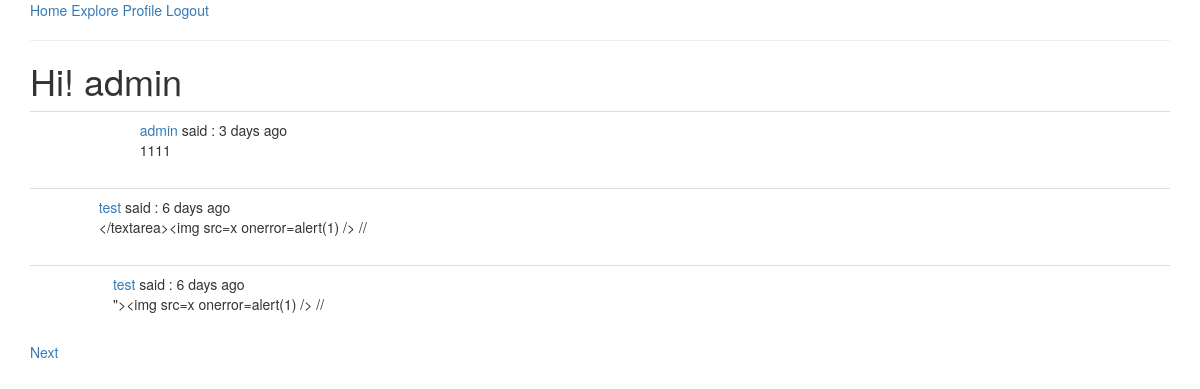
Page /explore (signed in) on the committed database.
### app/models.py (models this page shows, shortened)
class User(UserMixin,db.Model):   # User 继承 db.Model 是所有类型的基类  UserMixin 这个是基类包含了四种校验属性
    id = db.Column(db.Integer,primary_key=True)
    username = db.Column(db.String(length=10),index=True,unique=True)
    password_hash = db.Column(db.String(length=128))
    email = db.Column(db.String(length=50),index=True,unique=True)
    posts = db.relationship("Post",backref="author",lazy="dynamic")    # backref 有点类似快捷方式 这里是一对多关系 因为一个人可以发多个post 我们在post里面建立一个联系到user
    about_me = db.Column(db.String(150))
    last_seen = db.Column(db.DateTime,default=datetime.utcnow)
    followed = db.relationship('User',secondary=followers,
                               primaryjoin=(followers.c.follower_id == id),
                               secondaryjoin=(followers.c.followed_id == id),
                               backref=db.backref('followers',lazy='dynamic'),lazy='dynamic')  # 返回的类型是一个列表 对followers表进行了一个关联  返回对数据是列表

class Post(db.Model):
    id = db.Column(db.Integer,primary_key=True)
    user_id = db.Column(db.Integer,db.ForeignKey('user.id'))  # 这里对应的是相关联的表 user的id 和user——id 进行绑定 所以是 user.id
    timestamp = db.Column(db.DateTime,default=datetime.utcnow(),index=True)
    content = db.Column(db.String(length=150))

### app/routes.py (the view)
@app.route('/explore')
@login_required
def explore():
    page = request.args.get('page',1,type=int)   # 首先获取 page的参数
    posts = Post.query.order_by(Post.timestamp.desc()).paginate(page,app.config['POST_PRE_PAGE'],False)
    next_url = url_for('explore',page=posts.next_num) \
        if posts.next_num else None
    prev_url = url_for('explore',page=posts.prev_num) \
        if posts.prev_num else None
    return render_template('index.html',posts=posts.items,title="Explore",next_url=next_url,prev_url=prev_url)   # 返回的是一个实例 通过items方法获取列表

### app/models.py (called while the page is built)
@login.user_loader
def load_user(id):
    return User.query.get(int(id))

### app/routes.py (called while the page is built)
@app.before_request
def before_request():   # 将时间 和 表单里面进行一个联系  利用 app.before_request 在试图函数之前进行一个运行
    if current_user.is_authenticated:
        current_user.last_seen = datetime.utcnow()
        db.session.commit()

### app/templates/index.html (shortened to what this page needs)
{% extends "base.html" %}
{% import "bootstrap/wtf.html" as wtf %}
{% block app_content %}
    <h1>Hi! {{current_user.username}}</h1>
    {% for post in posts %}
        {% include "_post.html" %}
    {% endfor %}
    {% if next_url %}
    <a href="{{next_url}}">Next</a>
    {% endif %}
{% endblock %}

### app/templates/_post.html (shortened to what this page needs)
<table class="table table-hover">
    <tr>
        <td>
        </td>
        <td>
            <a href="{{url_for('user',username=post.author.username)}}">{{post.author.username}}</a>
            said : {{ moment(post.timestamp).fromNow() }}
            <br>
            {{post.content}}
        </td>
    </tr>
</table>

### rows in the picture
User: username "admin"
Post: author.username "admin", timestamp "3 days ago", content "1111"
Post: author.username "test", timestamp "6 days ago", content "</textarea><img src=x onerror=alert(1) /> //"
Post: author.username "test", timestamp "6 days ago", content "\"><img src=x onerror=alert(1) /> //"
